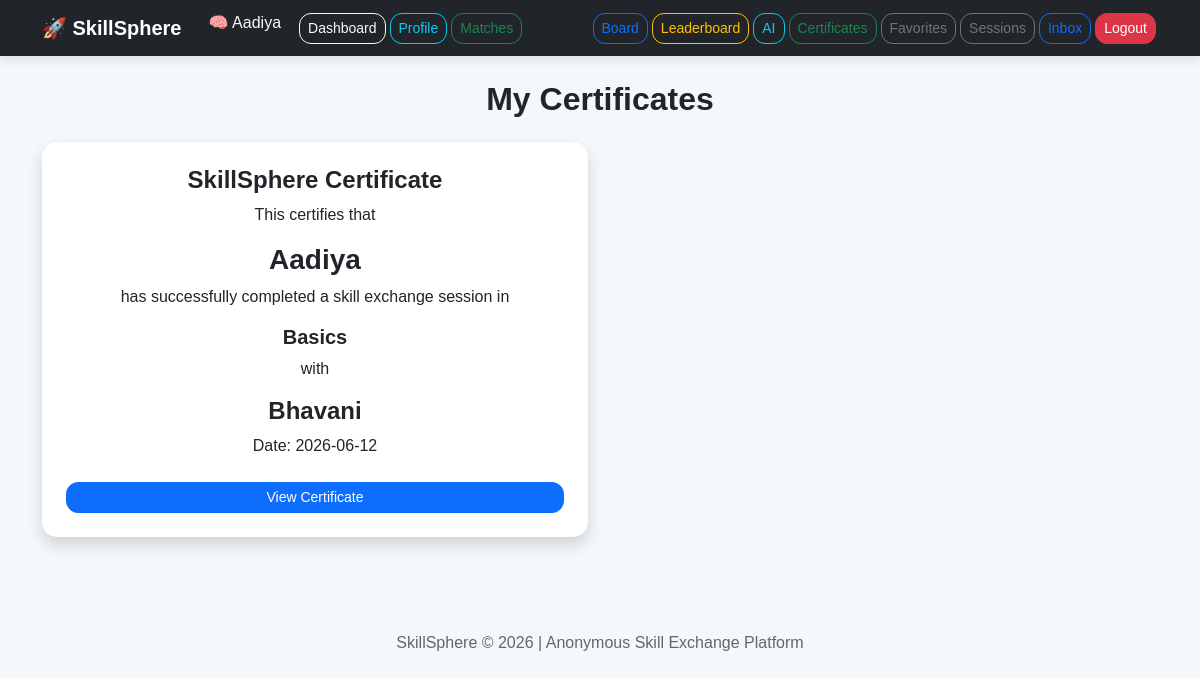
The app's page /certificates (signed in) with its own data.
### app.py (models this page shows)
class User(UserMixin, db.Model):
    id = db.Column(db.Integer, primary_key=True)
    anonymous_name = db.Column(db.String(100), unique=True, nullable=False)
    email = db.Column(db.String(120), unique=True, nullable=False)
    password = db.Column(db.String(255), nullable=False)
    skills_offered = db.Column(db.Text, nullable=True)
    skills_wanted = db.Column(db.Text, nullable=True)
    rating = db.Column(db.Float, default=0.0)
    completed_exchanges = db.Column(db.Integer, default=0)
    trust_score = db.Column(db.Integer, default=50)
    is_admin = db.Column(db.Boolean, default=False)
    avatar = db.Column(db.String(50), default='🧠')
    bio = db.Column(db.String(250), default='')
    badge = db.Column(db.String(100), default='New Explorer')

class Certificate(db.Model):
    id = db.Column(db.Integer, primary_key=True)
    user_id = db.Column(db.Integer, db.ForeignKey('user.id'), nullable=False)
    partner_id = db.Column(db.Integer, db.ForeignKey('user.id'), nullable=False)
    session_id = db.Column(db.Integer, db.ForeignKey('session_booking.id'), nullable=False)
    skill = db.Column(db.String(200), nullable=False)
    issue_date = db.Column(db.DateTime, default=datetime.utcnow)
    user = db.relationship('User', foreign_keys=[user_id], backref='certificates')
    partner = db.relationship('User', foreign_keys=[partner_id])
    session = db.relationship('SessionBooking')

### app.py (the view)
@app.route('/certificates')
@login_required
def certificates():
    user_certs = Certificate.query.filter_by(user_id=current_user.id).order_by(Certificate.issue_date.desc()).all()
    return render_template('certificates.html', certificates=user_certs)

### app.py (called while the page is built)
@login_manager.user_loader
def load_user(user_id):
    return User.query.get(int(user_id))

### templates/certificates.html
{% extends 'base.html' %}
{% block content %}
<h2 class="mb-4 text-center">My Certificates</h2>
{% if certificates %}
<div class="row">
    {% for cert in certificates %}
    <div class="col-md-6 mb-4">
        <div class="card shadow p-4 text-center">
            <h4>SkillSphere Certificate</h4>
            <p>This certifies that</p>
            <h3>{{ cert.user.anonymous_name }}</h3>
            <p>has successfully completed a skill exchange session in</p>
            <h5>{{ cert.skill }}</h5>
            <p>with</p>
            <h4>{{ cert.partner.anonymous_name }}</h4>
            <p>Date: {{ cert.issue_date.strftime('%Y-%m-%d') }}</p>
            <a href="{{ url_for('view_certificate', cert_id=cert.id) }}" class="btn btn-primary btn-sm mt-2">
                View Certificate
            </a>
        </div>
    </div>
    {% endfor %}
</div>
{% else %}
<div class="alert alert-warning text-center">
    No certificates yet. Complete sessions to earn certificates!
</div>
{% endif %}
{% endblock %}

### templates/base.html (shortened to what this page needs)
<!DOCTYPE html>
<html lang="en">
<head>
    <link href="https://cdn.jsdelivr.net/npm/bootstrap@5.3.3/dist/css/bootstrap.min.css" rel="stylesheet">
    <link rel="stylesheet" href="{{ url_for('static', filename='style.css') }}">
</head>
<body>
<nav class="navbar navbar-expand-lg navbar-dark bg-dark">
    <div class="container d-flex justify-content-between">
        <a class="navbar-brand fw-bold" href="{{ url_for('index') }}">
            🚀 SkillSphere
        </a>
        <div class="d-flex flex-wrap justify-content-end">
            {% if current_user.is_authenticated %}
                <span class="text-light me-3">
                    {{ current_user.avatar }} {{ current_user.anonymous_name }}
                </span>
                <a class="btn btn-outline-light btn-sm nav-btn" href="{{ url_for('dashboard') }}">Dashboard</a>
                <a class="btn btn-outline-info btn-sm nav-btn" href="{{ url_for('profile') }}">Profile</a>
                <a class="btn btn-outline-success btn-sm nav-btn" href="{{ url_for('matches') }}">Matches</a>
                <a class="btn btn-outline-dark btn-sm nav-btn" href="{{ url_for('skill_search') }}">Search</a>
                <a class="btn btn-outline-primary btn-sm nav-btn" href="{{ url_for('board') }}">Board</a>
                <a class="btn btn-outline-warning btn-sm nav-btn" href="{{ url_for('leaderboard') }}">Leaderboard</a>
                <a class="btn btn-outline-info btn-sm nav-btn" href="{{ url_for('recommendations') }}">AI</a>
                <a class="btn btn-outline-success btn-sm nav-btn" href="{{ url_for('certificates') }}">Certificates</a>
                <a class="btn btn-outline-secondary btn-sm nav-btn" href="{{ url_for('favorites') }}">Favorites</a>
                <a class="btn btn-outline-secondary btn-sm nav-btn" href="{{ url_for('my_sessions') }}">Sessions</a>
                <a class="btn btn-outline-primary btn-sm nav-btn" href="{{ url_for('inbox') }}">Inbox</a>
                <a class="btn btn-danger btn-sm nav-btn" href="{{ url_for('logout') }}">Logout</a>
            {% else %}
                <a class="btn btn-outline-light btn-sm nav-btn" href="{{ url_for('login') }}">Login</a>
                <a class="btn btn-success btn-sm nav-btn" href="{{ url_for('register') }}">Register</a>
            {% endif %}
        </div>
    </div>
</nav>
<div class="container mt-4">
    {% block content %}{% endblock %}
</div>
<div class="footer">
    <p>SkillSphere © 2026 | Anonymous Skill Exchange Platform</p>
</div>
</body>
</html>

### static/style.css (style rules this page uses)
body { background: #f4f7fb; font-family: Arial, sans-serif; min-height: 100vh; }
h1, h2, h3, h4, h5 { font-weight: bold; }
.navbar { box-shadow: 0 4px 10px rgba(0, 0, 0, 0.1); }
.nav-btn { margin: 2px; }
.card { border-radius: 18px; border: none; box-shadow: 0 4px 12px rgba(0, 0, 0, 0.08); }
.form-control, .form-select, .btn { border-radius: 12px; }
.footer { margin-top: 50px; padding: 20px; text-align: center; color: #666; }

### templates/base.html (style rules this page uses)
body { background-color: #f4f7fb; }
.navbar { box-shadow: 0 4px 10px rgba(0,0,0,0.1); }
.nav-btn { margin: 2px; }
.card { border-radius: 15px; box-shadow: 0 4px 12px rgba(0,0,0,0.08); }
.footer { margin-top: 50px; padding: 20px; text-align: center; color: #666; }

### records on screen
User: avatar "🧠", anonymous_name "Aadiya"
Certificate: user.anonymous_name "Aadiya", skill "Basics", partner.anonymous_name "Bhavani", issue_date "2026-06-12"
